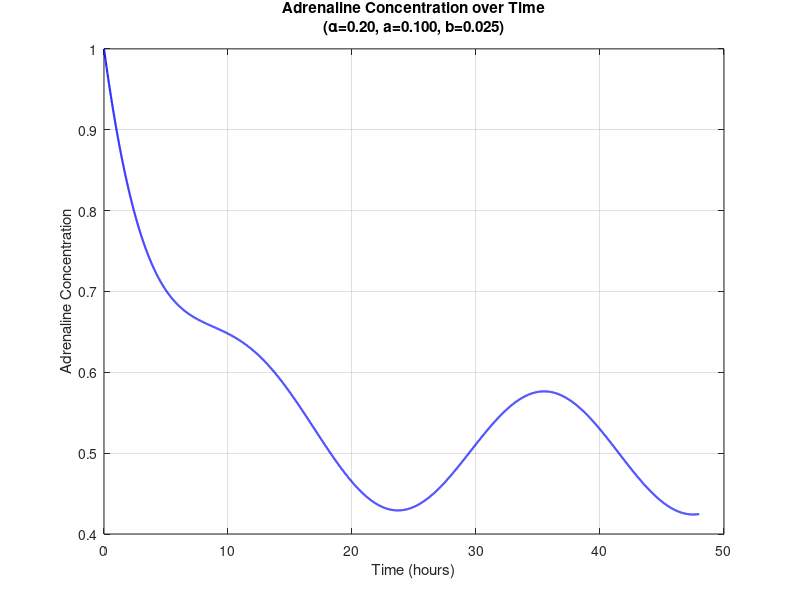

Reproduce this figure in MATLAB.
function task_2(alpha, a, b, t_end, t_step, A0)

    % default values
    if nargin < 1, alpha = 0.2; end
    if nargin < 2, a = 0.1; end
    if nargin < 3, b = 0.025; end
    if nargin < 4, t_end = 48; end
    if nargin < 5, t_step = 0.01; end
    if nargin < 6, A0 = 1; end
    
    % initialization
    t = 0:t_step:t_end;
    N = length(t);
    
    A = zeros(1,N);
    A(1) = A0;
    
    % euler method 
    for i = 1:N-1
        f = a + b*cos(pi*(t(i)-8)/12);
        A(i+1) = A(i) + t_step*(f - alpha*A(i));
    end
    
    % create plot
    figure;
    plot(t, A, 'b-', 'LineWidth', 1.5);
    xlabel('Time (hours)');
    ylabel('Adrenaline Concentration');
    title(sprintf('Adrenaline Concentration over Time\n(α=%.2f, a=%.3f, b=%.3f)', alpha, a, b));
    grid on;
end